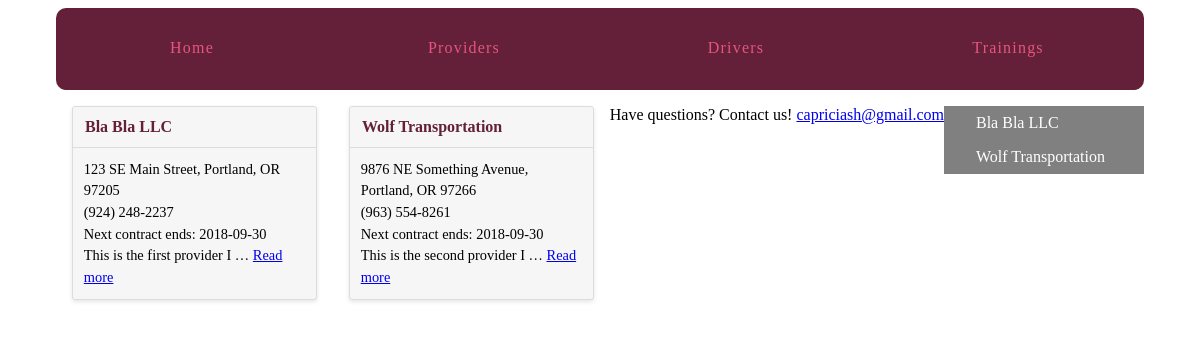
Screenshot of /directory/ with the database file from the repository.
### directory/models.py (models this page shows, shortened)
class Provider(models.Model):
    business_name = models.CharField(max_length=56)
    address = models.CharField(max_length=56)
    phone_number = models.IntegerField()
    business_license = models.CharField(max_length=18)
    notes = models.TextField()
    created_at = models.DateTimeField(auto_now_add=True)

class Contract(models.Model):
    provider = models.ForeignKey(Provider)
    contract = models.FileField(upload_to='provider_contracts')
    start_date = models.DateField()
    end_date = models.DateField()

### directory/views.py (the view)
def provider_list(request): #3
    providers = Provider.objects.all() #3
    email = "capriciash@gmail.com"
    return render(request, 'directory/provider_list.html', {'providers': providers,
                                                            'email': email})

### directory/templatetags/contract_extras.py (called while the page is built)
@register.simple_tag #decorator
def newest_contract():
    return Contract.objects.latest('end_date').end_date

@register.inclusion_tag('directory/provider_nav.html')
def nav_providers_list():
    providers = Provider.objects.all()
    return {'providers': providers}

@register.filter("format_as_phone")
def format_as_phone(phone_number):
    num = str(phone_number)
    formatted = "({}) {}-{}".format(num[0:3], num[3:6], num[6:])
    return formatted

### directory/templates/directory/provider_list.html (shortened to what this page needs)
{% extends "layout.html" %}
{% load static from staticfiles %}
{% load contract_extras %}
{% block static %}<link rel="stylesheet" href="{% static 'directory/css/directory.css' %}">{% endblock %}
{% block content %}
<div class="cards">
  {% for provider in providers %}
  <div class="card">
    <header><a href="{% url 'directory:provider_detail' pk=provider.pk %}">{{ provider.business_name }}</a></header>
    <div class="card-copy">
      {{ provider.address }}<br>
      {{ provider.phone_number|format_as_phone }}<br>
      Next contract ends: {% newest_contract %}<br>
      {% if provider.notes|wordcount <= 5 %}
        {{ provider.notes }}
      {% else %}
        {{ provider.notes|truncatewords:6 }}
        <a href="{% url 'directory:provider_detail' pk=provider.pk %}">Read more</a>
      {% endif %}
    </div>
  </div>
  {% endfor %}
  <div>Have questions? Contact us! {{ email|urlize }}</div>
</div>
{% endblock %}

### directory/templates/directory/provider_nav.html
{% for provider in providers %}
  <div>
    <a href="{% url 'directory:provider_detail' pk=provider.pk %}">{{ provider.business_name }}</a>
  </div>
{% endfor %}

### static/css/styles.css (style rules this page uses)
html { box-sizing: border-box; }
*, *::after, *::before { box-sizing: inherit; }
.cards { display: -webkit-box; display: -moz-box; display: box; display: -webkit-flex; display: -moz-flex; display: -ms-flexbox; display: flex; -webkit-box-lines: multiple; -moz-box-lines: multiple; box-lines: multiple; -webkit-flex-wrap: wrap; -moz-flex-wrap: wrap; -ms-flex-wrap: wrap; flex-wrap: wrap; -webkit-box-pack: justify; -moz-box-pack: justify; box-pack: justify; -webkit-justify-content: space-between; -moz-justify-content: space-between; -ms-justify-content: space-between; -o-justify-content: space-between; justify-content: space-between; -ms-flex-pack: justify; }
.card { -webkit-flex-basis: 15em; -moz-flex-basis: 15em; flex-basis: 15em; -ms-flex-preferred-size: 15em; -webkit-flex-grow: 1; -moz-flex-grow: 1; flex-grow: 1; -ms-flex-positive: 1; -webkit-transition: all 0.2s ease-in-out; -moz-transition: all 0.2s ease-in-out; transition: all 0.2s ease-in-out; background-color: #f6f6f6; border-radius: 3px; border: 1px solid gainsboro; box-shadow: 0 2px 4px #e6e6e6; margin: 0 1em 1.5em 1em; position: relative; }
.card header { -webkit-transition: all 0.2s ease-in-out; -moz-transition: all 0.2s ease-in-out; transition: all 0.2s ease-in-out; background-color: #f6f6f6; border-bottom: 1px solid gainsboro; border-radius: 3px 3px 0 0; font-weight: bold; line-height: 1.5em; padding: 0.5em 0.75em; }
.card header a { color: #642039; text-decoration: none; }
.card .card-copy { font-size: 0.9em; line-height: 1.5em; padding: 0.75em 0.75em; }
.nav_left a { padding: 8px 8px 8px 32px; text-decoration: none; font-size: 16px; color: white; display: block; transition: 0.3s }

### rows the page displays
Provider: business_name "Bla Bla LLC", address "123 SE Main Street, Portland, OR 97205", phone_number "(924) 248-2237", notes "This is the first provider I …"
Provider: business_name "Wolf Transportation", address "9876 NE Something Avenue, Portland, OR 97266", phone_number "(963) 554-8261", notes "This is the second provider I …"
Contract: end_date "2018-09-30"

### other values shown
{{ email|urlize }} "capriciash@gmail.com"
